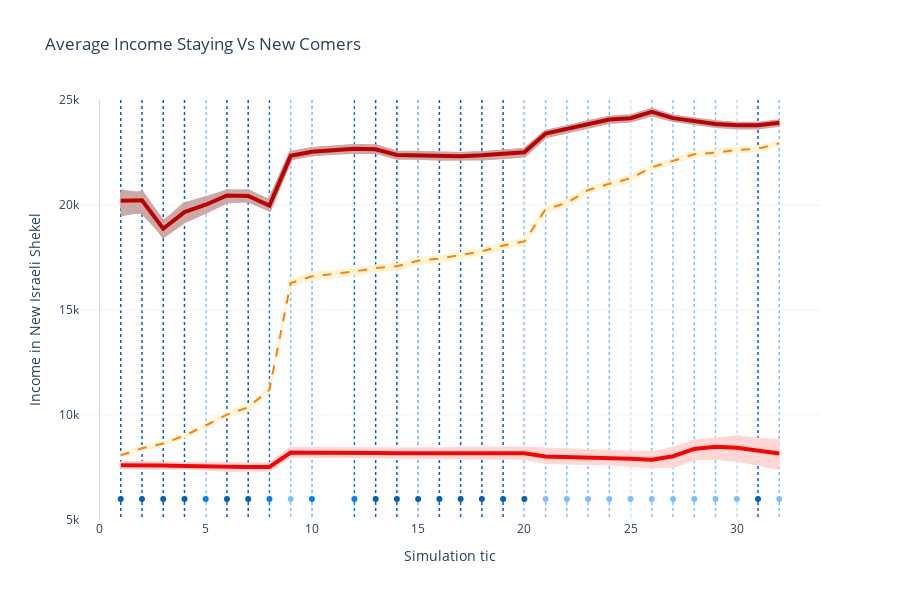

This figure's notebook cell:
### Code cell
fig = go.Figure()
for i in range(0,49):
    subGraph = genericGraph.loc[genericGraph['test']==i].copy()

    for j in range(3):
        fig.add_trace(go.Scatter(
            x=subGraph['tic'],
            y=subGraph[colList[j]],
            line=styleListBG[j],
            name=titlesList[j]
            ))

for i in range(3):
    fig.add_trace(go.Scatter(
        x=avgGraph['tic'],
        y=avgGraph[colList[i]],
        line=styleList[i],
        name=titlesList[i]
    ))

maxY=25000
for xtic in aTics:
    fig.add_shape(type="line", x0=xtic, y0=0, x1=xtic, y1=maxY, line=dict(
        color=aC, width=1.5, dash="dot"), layer="below")

for xtic in rTics:
    fig.add_shape(type="line", x0=xtic, y0=0, x1=xtic, y1=maxY, line=dict(
        color=rC, width=1.5, dash="dot"), layer="below")

for xtic in rrTics:
    fig.add_shape(type="line", x0=xtic, y0=0, x1=xtic, y1=maxY,
                  line=dict(color=rrC, width=1.5, dash="dot"), layer="below")

    
fig.add_trace(go.Scatter(name='Addition', x=aTics, y=aYshift,
                         mode='markers', marker=dict(color=aC)))
fig.add_trace(go.Scatter(name='Reconstruction', x=rTics, y=rYshift,
                         mode='markers', marker=dict(color=rC)))
fig.add_trace(go.Scatter(name='Raze and Rebuild', x=rrTics,
                         y=rrYshift, mode='markers', marker=dict(color=rrC)))

fig.update_layout(width=widthD,height=heightD, title=title_)
fig.update_yaxes(title=y_title,range=[5000, maxY],gridwidth=1, gridcolor=gridBG,zerolinewidth=1,zerolinecolor='lightgrey')
fig.update_xaxes(title='Simulation tic',gridwidth=1, gridcolor=gridBG,zerolinewidth=1,zerolinecolor='lightgrey')
fig.update_layout(showlegend=False,plot_bgcolor='rgba(0,0,0,0)',legend=dict(yanchor="top", y=0.65, xanchor="left", x=0.6))
fig.show()
